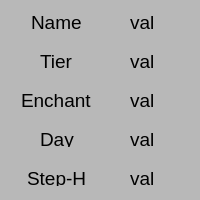
<?xml version="1.0" encoding="UTF-8"?>
<ui version="4.0">
 <class>MainWindow</class>
 <widget class="QMainWindow" name="MainWindow">
  <property name="geometry">
   <rect>
    <x>0</x>
    <y>0</y>
    <width>200</width>
    <height>200</height>
   </rect>
  </property>
  <property name="windowTitle">
   <string>MainWindow</string>
  </property>
  <property name="styleSheet">
   <string notr="true">background-color: rgb(184, 184, 184);</string>
  </property>
  <widget class="QWidget" name="centralwidget">
   <widget class="QFrame" name="main_frame">
    <property name="geometry">
     <rect>
      <x>0</x>
      <y>0</y>
      <width>200</width>
      <height>200</height>
     </rect>
    </property>
    <layout class="QVBoxLayout" name="verticalLayout">
     <property name="spacing">
      <number>5</number>
     </property>
     <property name="leftMargin">
      <number>5</number>
     </property>
     <property name="topMargin">
      <number>5</number>
     </property>
     <property name="rightMargin">
      <number>5</number>
     </property>
     <property name="bottomMargin">
      <number>5</number>
     </property>
     <item>
      <widget class="QFrame" name="name_horizontalFrame">
       <layout class="QHBoxLayout" name="horizontalLayout_3">
        <property name="spacing">
         <number>0</number>
        </property>
        <item alignment="Qt::AlignHCenter">
         <widget class="QLabel" name="name_label">
          <property name="sizePolicy">
           <sizepolicy hsizetype="Expanding" vsizetype="Expanding">
            <horstretch>0</horstretch>
            <verstretch>0</verstretch>
           </sizepolicy>
          </property>
          <property name="font">
           <font>
            <pointsize>14</pointsize>
           </font>
          </property>
          <property name="text">
           <string>Name</string>
          </property>
         </widget>
        </item>
        <item alignment="Qt::AlignHCenter">
         <widget class="QLabel" name="name_value">
          <property name="sizePolicy">
           <sizepolicy hsizetype="Expanding" vsizetype="Expanding">
            <horstretch>0</horstretch>
            <verstretch>0</verstretch>
           </sizepolicy>
          </property>
          <property name="font">
           <font>
            <pointsize>14</pointsize>
           </font>
          </property>
          <property name="text">
           <string>val</string>
          </property>
         </widget>
        </item>
       </layout>
      </widget>
     </item>
     <item>
      <widget class="QFrame" name="tier_horizontalFrame">
       <layout class="QHBoxLayout" name="horizontalLayout">
        <property name="spacing">
         <number>0</number>
        </property>
        <item alignment="Qt::AlignHCenter">
         <widget class="QLabel" name="tier_label">
          <property name="sizePolicy">
           <sizepolicy hsizetype="Expanding" vsizetype="Expanding">
            <horstretch>0</horstretch>
            <verstretch>0</verstretch>
           </sizepolicy>
          </property>
          <property name="font">
           <font>
            <pointsize>14</pointsize>
           </font>
          </property>
          <property name="text">
           <string>Tier</string>
          </property>
         </widget>
        </item>
        <item alignment="Qt::AlignHCenter">
         <widget class="QLabel" name="tier_value">
          <property name="sizePolicy">
           <sizepolicy hsizetype="Expanding" vsizetype="Expanding">
            <horstretch>0</horstretch>
            <verstretch>0</verstretch>
           </sizepolicy>
          </property>
          <property name="font">
           <font>
            <pointsize>14</pointsize>
           </font>
          </property>
          <property name="text">
           <string>val</string>
          </property>
         </widget>
        </item>
       </layout>
      </widget>
     </item>
     <item>
      <widget class="QFrame" name="enchant_horizontalFrame">
       <layout class="QHBoxLayout" name="horizontalLayout_2">
        <property name="spacing">
         <number>0</number>
        </property>
        <item alignment="Qt::AlignHCenter">
         <widget class="QLabel" name="enchant_label">
          <property name="sizePolicy">
           <sizepolicy hsizetype="Expanding" vsizetype="Expanding">
            <horstretch>0</horstretch>
            <verstretch>0</verstretch>
           </sizepolicy>
          </property>
          <property name="font">
           <font>
            <pointsize>14</pointsize>
           </font>
          </property>
          <property name="text">
           <string>Enchant</string>
          </property>
         </widget>
        </item>
        <item alignment="Qt::AlignHCenter">
         <widget class="QLabel" name="enchant_value">
          <property name="sizePolicy">
           <sizepolicy hsizetype="Expanding" vsizetype="Expanding">
            <horstretch>0</horstretch>
            <verstretch>0</verstretch>
           </sizepolicy>
          </property>
          <property name="font">
           <font>
            <pointsize>14</pointsize>
           </font>
          </property>
          <property name="text">
           <string>val</string>
          </property>
         </widget>
        </item>
       </layout>
      </widget>
     </item>
     <item>
      <widget class="QFrame" name="day_horizontalFrame">
       <layout class="QHBoxLayout" name="horizontalLayout_4">
        <property name="spacing">
         <number>0</number>
        </property>
        <item alignment="Qt::AlignHCenter">
         <widget class="QLabel" name="day_label">
          <property name="sizePolicy">
           <sizepolicy hsizetype="Expanding" vsizetype="Expanding">
            <horstretch>0</horstretch>
            <verstretch>0</verstretch>
           </sizepolicy>
          </property>
          <property name="font">
           <font>
            <pointsize>14</pointsize>
           </font>
          </property>
          <property name="text">
           <string>Day</string>
          </property>
         </widget>
        </item>
        <item alignment="Qt::AlignHCenter">
         <widget class="QLabel" name="day_value">
          <property name="sizePolicy">
           <sizepolicy hsizetype="Expanding" vsizetype="Expanding">
            <horstretch>0</horstretch>
            <verstretch>0</verstretch>
           </sizepolicy>
          </property>
          <property name="font">
           <font>
            <pointsize>14</pointsize>
           </font>
          </property>
          <property name="text">
           <string>val</string>
          </property>
         </widget>
        </item>
       </layout>
      </widget>
     </item>
     <item>
      <widget class="QFrame" name="step_h_horizontalFrame">
       <layout class="QHBoxLayout" name="horizontalLayout_5">
        <property name="spacing">
         <number>0</number>
        </property>
        <item alignment="Qt::AlignHCenter">
         <widget class="QLabel" name="step_h_label">
          <property name="sizePolicy">
           <sizepolicy hsizetype="Expanding" vsizetype="Expanding">
            <horstretch>0</horstretch>
            <verstretch>0</verstretch>
           </sizepolicy>
          </property>
          <property name="font">
           <font>
            <pointsize>14</pointsize>
           </font>
          </property>
          <property name="text">
           <string>Step-H</string>
          </property>
         </widget>
        </item>
        <item alignment="Qt::AlignHCenter">
         <widget class="QLabel" name="step_h_value">
          <property name="sizePolicy">
           <sizepolicy hsizetype="Expanding" vsizetype="Expanding">
            <horstretch>0</horstretch>
            <verstretch>0</verstretch>
           </sizepolicy>
          </property>
          <property name="font">
           <font>
            <pointsize>14</pointsize>
           </font>
          </property>
          <property name="text">
           <string>val</string>
          </property>
         </widget>
        </item>
       </layout>
      </widget>
     </item>
    </layout>
   </widget>
  </widget>
 </widget>
 <resources/>
 <connections/>
</ui>
